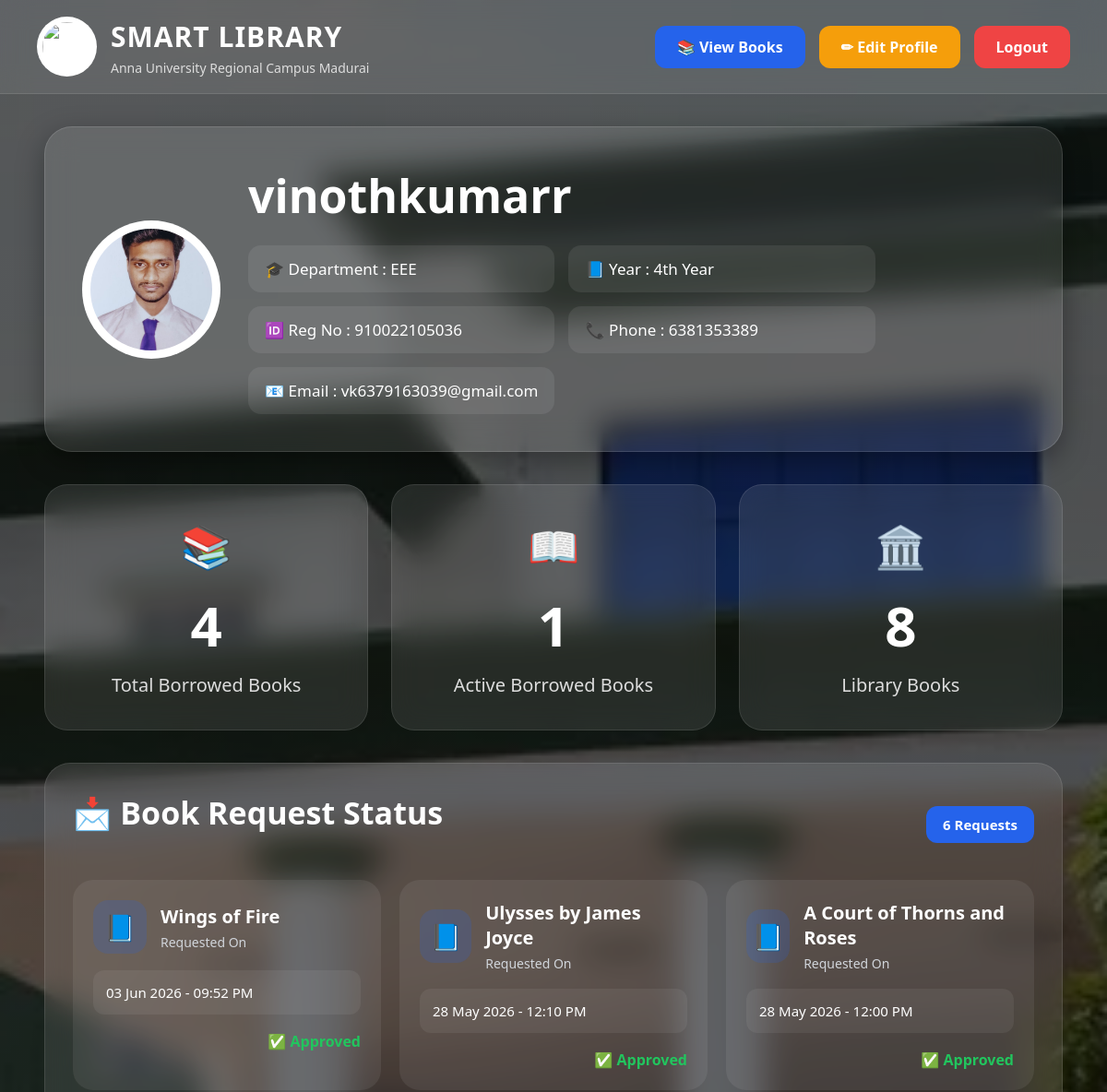
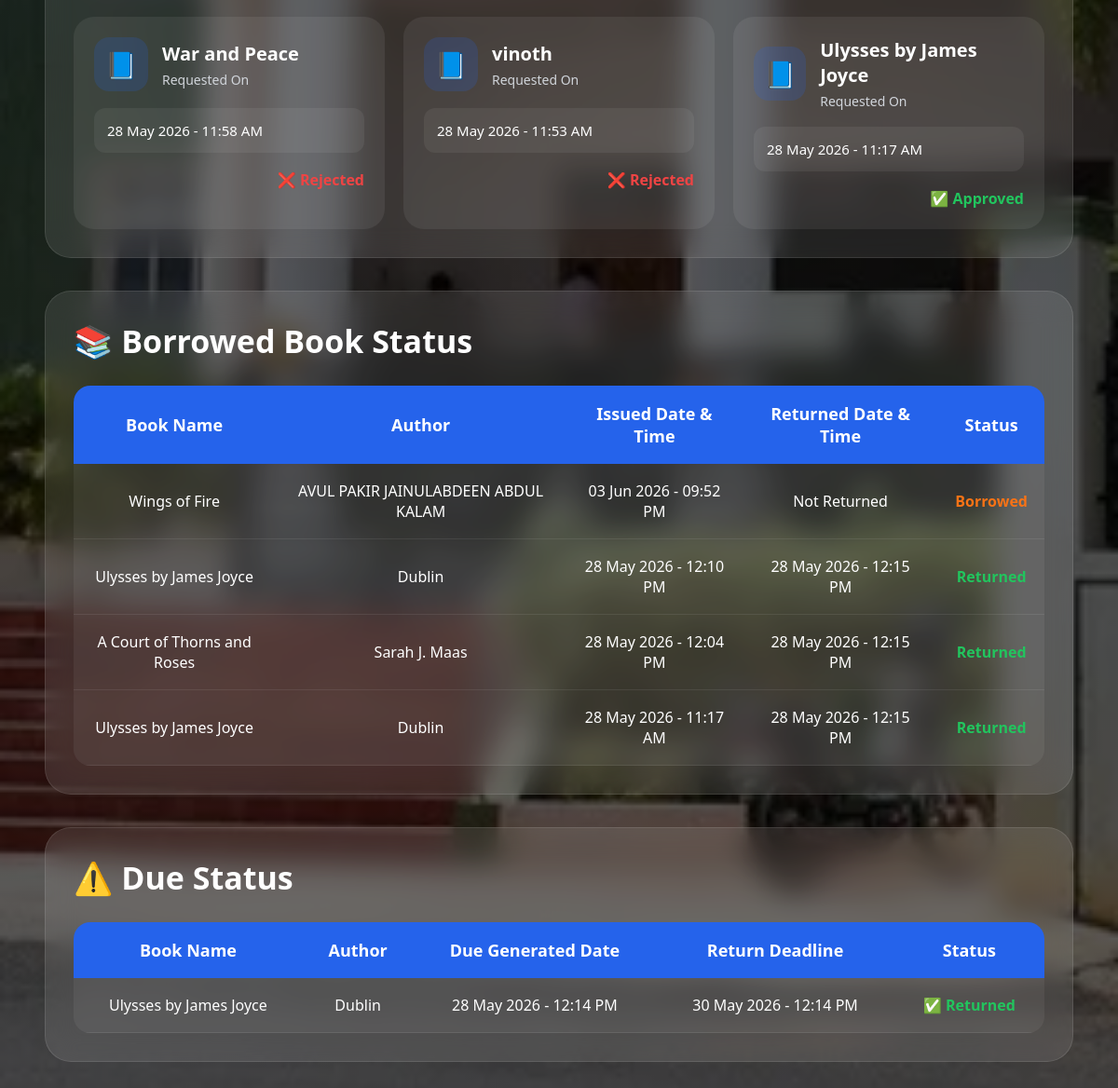
The page /student-profile/ (signed in) on the database its author committed (2 pictures, top to bottom).
### books/models.py (models this page shows, shortened)
class StudentProfile(models.Model):
    user = models.OneToOneField(
        User,
        on_delete=models.CASCADE
    )
    year = models.CharField(
        max_length=20
    )
    department = models.CharField(
        max_length=100
    )
    reg_no = models.CharField(
        max_length=50
    )
    phone = models.CharField(
        max_length=15
    )
    pin = models.CharField(
        max_length=10
    )
    email = models.EmailField(
        null=True,
        blank=True
    )
    student_image = models.ImageField(
        upload_to='student_images/',
        null=True,
        blank=True
    )

class BookRequest(models.Model):
    STATUS_CHOICES = [
        ('Pending', 'Pending'),
        ('Approved', 'Approved'),
        ('Rejected', 'Rejected')
    ]
    student = models.ForeignKey(
        User,
        on_delete=models.CASCADE
    )
    book = models.ForeignKey(
        Book,
        on_delete=models.CASCADE
    )
    status = models.CharField(
        max_length=20,
        choices=STATUS_CHOICES,
        default='Pending'
    )
    requested_at = models.DateTimeField(
        auto_now_add=True
    )

class Book(models.Model):
    title = models.CharField(
        max_length=200
    )
    author = models.CharField(
        max_length=200
    )
    section = models.CharField(
        max_length=100
    )
    row = models.CharField(
        max_length=50
    )
    column = models.CharField(
        max_length=50
    )
    quantity = models.IntegerField(
        default=1
    )
    cover_image = models.ImageField(
        upload_to='book_covers/',
        null=True,
        blank=True
    )

class BookIssue(models.Model):
    student = models.ForeignKey(
        User,
        on_delete=models.CASCADE
    )
    book = models.ForeignKey(
        Book,
        on_delete=models.CASCADE
    )
    issued_at = models.DateTimeField(
        auto_now_add=True
    )
    returned = models.BooleanField(
        default=False
    )
    returned_at = models.DateTimeField(
        null=True,
        blank=True
    )
    due_generated = models.BooleanField(
        default=False
    )
    due_generated_at = models.DateTimeField(
        null=True,
        blank=True
    )
    due_return_date = models.DateTimeField(
        null=True,
        blank=True
    )
    due_cleared = models.BooleanField(
        default=False
    )

### books/views.py (the view)
def student_profile(request):
    if not request.user.is_authenticated:
        return redirect('login')
    profile = StudentProfile.objects.get(
        user=request.user
    )
    requests = BookRequest.objects.filter(
        student=request.user
    ).order_by('-id')
    issued_books = BookIssue.objects.filter(
        student=request.user
    ).order_by('-id')
    due_books = BookIssue.objects.filter(
        student=request.user,
        due_generated=True
    ).order_by('-id')
    active_borrowed = BookIssue.objects.filter(
        student=request.user,
        returned=False
    ).count()
    total_books = Book.objects.count()
    return render(request, 'student_profile.html', {
        'profile': profile,
        'requests': requests,
        'issued_books': issued_books,
        'due_books': due_books,
        'active_borrowed': active_borrowed,
        'total_books': total_books
    })

### templates/student_profile.html (shortened to what this page needs)
{% load static %}
<!DOCTYPE html>
<html lang="en">
<head>
</head>
<body>
    <div class="navbar">
        <div class="logo-box">
            <img
                src="/static/images/logo.png"
                class="logo"
            >
            <div class="logo-text">
                <h1>SMART LIBRARY</h1>
                <p>Anna University Regional Campus Madurai</p>
            </div>
        </div>
        <div class="nav-right">
            <a href="/view-books/" class="view-btn">
                📚 View Books
            </a>
            <a href="/edit-profile/" class="edit-btn">
                ✏ Edit Profile
            </a>
            <a href="/logout/" class="logout-btn">
                Logout
            </a>
        </div>
    </div>
    <div class="container">
        <div class="profile-header">
            <div class="profile-left">
                {% if profile.student_image %}
                    <img
                        src="{{ profile.student_image.url }}"
                        class="profile-image"
                    >
                {% else %}
                    <img
                        src="/static/images/logo.png"
                        class="profile-image"
                    >
                {% endif %}
                <div class="profile-details">
                    <h1>
                        {{ profile.user.username }}
                    </h1>
                    <div class="detail-grid">
                        <div class="detail-box">
                            🎓 Department :
                            {{ profile.department }}
                        </div>
                        <div class="detail-box">
                            📘 Year :
                            {{ profile.year }}
                        </div>
                        <div class="detail-box">
                            🆔 Reg No :
                            {{ profile.reg_no }}
                        </div>
                        <div class="detail-box">
                            📞 Phone :
                            {{ profile.phone }}
                        </div>
                        <div class="detail-box">
                            📧 Email :
                            {{ profile.user.email }}
                        </div>
                    </div>
                </div>
            </div>
        </div>
        <div class="stats-grid">
            <div class="stat-card">
                <div class="stat-icon">
                    📚
                </div>
                <h1>
                    {{ issued_books.count }}
                </h1>
                <p>
                    Total Borrowed Books
                </p>
            </div>
            <div class="stat-card">
                <div class="stat-icon">
                    📖
                </div>
                <h1>
                    {{ active_borrowed }}
                </h1>
                <p>
                    Active Borrowed Books
                </p>
            </div>
            <div class="stat-card">
                <div class="stat-icon">
                    🏛️
                </div>
                <h1>
                    {{ total_books }}
                </h1>
                <p>
                    Library Books
                </p>
            </div>
        </div>
        <div class="card">
            <div class="request-header">
                <h2 class="card-title">
                    📩 Book Request Status
                </h2>
                <div class="request-count">
                    {{ requests.count }} Requests
                </div>
            </div>
            {% if requests %}
            <div class="request-grid">
                {% for req in requests %}
                <div class="request-box">
                    <div class="book-top">
                        <div class="book-icon">
                            📘
                        </div>
                        <div>
                            <h3>
                                {{ req.book.title }}
                            </h3>
                            <p>
                                Requested On
                            </p>
                        </div>
                    </div>
                    <div class="request-time">
                        {{ req.requested_at|date:"d M Y - h:i A" }}
                    </div>
                    <div class="status-area">
                        {% if req.status == "Pending" %}
                            <span class="pending">
                                ⏳ Pending
                            </span>
                        {% elif req.status == "Approved" %}
                            <span class="approved">
                                ✅ Approved
                            </span>
                        {% else %}
                            <span class="rejected">
                                ❌ Rejected
                            </span>
                        {% endif %}
                    </div>
                </div>
                {% endfor %}
            </div>
            {% else %}
            <div class="empty">
                No Requests Found
            </div>
            {% endif %}
        </div>
        <div class="card">
            <h2 class="card-title">
                📚 Borrowed Book Status
            </h2>
            {% if issued_books %}
            <div class="table-box">
                <table>
                    <tr>
                        <th>Book Name</th>
                        <th>Author</th>
                        <th>Issued Date & Time</th>
                        <th>Returned Date & Time</th>
                        <th>Status</th>
                    </tr>
                    {% for issue in issued_books %}
                    <tr>
                        <td>
                            {{ issue.book.title }}
                        </td>
                        <td>
                            {{ issue.book.author }}
                        </td>
                        <td>
                            {{ issue.issued_at|date:"d M Y - h:i A" }}
                        </td>
                        <td>
                            {% if issue.returned_at %}
                                {{ issue.returned_at|date:"d M Y - h:i A" }}
                            {% else %}
                                Not Returned
                            {% endif %}
                        </td>
                        <td>
                            {% if issue.returned %}
                                <span class="returned">
                                    Returned
                                </span>
                            {% else %}
                                <span class="not-returned">
                                    Borrowed
                                </span>
                            {% endif %}
                        </td>
                    </tr>
                    {% endfor %}
                </table>
            </div>
            {% else %}
            <div class="empty">
                No Borrowed Books
            </div>
            {% endif %}
        </div>
        <div class="card">
            <h2 class="card-title">
                ⚠️ Due Status
            </h2>
            {% if due_books %}
            <div class="table-box">
                <table>
                    <tr>
                        <th>Book Name</th>
                        <th>Author</th>
                        <th>Due Generated Date</th>
                        <th>Return Deadline</th>
                        <th>Status</th>
                    </tr>
                    {% for issue in due_books %}
                    <tr>
                        <td>
                            {{ issue.book.title }}
                        </td>
                        <td>
                            {{ issue.book.author }}
                        </td>
                        <td>
                            {{ issue.due_generated_at|date:"d M Y - h:i A" }}
                        </td>
                        <td>
                            {{ issue.due_return_date|date:"d M Y - h:i A" }}
                        </td>
                        <td>
                            {% if issue.returned %}
                                <span class="returned">
                                    ✅ Returned
                                </span>
                            {% else %}
                                <span class="rejected">
                                    ⚠️ Return Within 2 Days Otherwise Fine Will Generate
                                </span>
                            {% endif %}
                        </td>
                    </tr>
                    {% endfor %}
                </table>
            </div>
            {% else %}
            <div class="empty">
                No Due Generated
            </div>
            {% endif %}
        </div>
    </div>
</body>
</html>

### templates/student_profile.html (style rules this page uses)
* { margin:0; padding:0; box-sizing:border-box; font-family:'Segoe UI',sans-serif; }
body { min-height:100vh; background: linear-gradient( rgba(0,0,0,0.65), rgba(0,0,0,0.65) ), url('/static/images/bg.webp'); background-size:cover; background-position:center; background-attachment:fixed; color:white; }
.navbar { width:100%; display:flex; justify-content:space-between; align-items:center; padding:18px 40px; background:rgba(255,255,255,0.08); backdrop-filter:blur(14px); border-bottom:1px solid rgba(255,255,255,0.1); position:sticky; top:0; z-index:100; }
.logo-box { display:flex; align-items:center; }
.logo { width:65px; height:65px; border-radius:50%; background:white; padding:6px; margin-right:15px; }
.logo-text h1 { font-size:30px; font-weight:700; letter-spacing:1px; }
.logo-text p { color:#ddd; font-size:14px; margin-top:4px; }
.nav-right { display:flex; gap:15px; }
.view-btn, .edit-btn, .logout-btn { text-decoration:none; padding:12px 24px; border-radius:12px; font-weight:600; transition:0.3s; color:white; }
.view-btn { background:#2563eb; }
.edit-btn { background:#f59e0b; }
.logout-btn { background:#ef4444; }
.container { width:92%; margin:auto; padding-top:35px; padding-bottom:40px; }
.profile-header { background:rgba(255,255,255,0.10); backdrop-filter:blur(16px); border-radius:30px; padding:40px; display:flex; justify-content:space-between; align-items:center; border:1px solid rgba(255,255,255,0.12); box-shadow:0 10px 30px rgba(0,0,0,0.35); }
.profile-left { display:flex; align-items:center; }
.profile-image { width:150px; height:150px; border-radius:50%; object-fit:cover; background:white; padding:5px; margin-right:30px; border:4px solid rgba(255,255,255,0.2); }
.profile-details h1 { font-size:50px; margin-bottom:20px; }
.detail-grid { display:grid; grid-template-columns:1fr 1fr; gap:15px; }
.detail-box { background:rgba(255,255,255,0.08); padding:14px 18px; border-radius:14px; font-size:17px; }
.stats-grid { margin-top:35px; display:grid; grid-template-columns:repeat(3,1fr); gap:25px; }
.stat-card { background:rgba(255,255,255,0.10); backdrop-filter:blur(16px); border-radius:25px; padding:35px; text-align:center; border:1px solid rgba(255,255,255,0.10); transition:0.3s; }
.stat-icon { font-size:45px; margin-bottom:15px; }
.stat-card h1 { font-size:60px; margin-bottom:10px; }
.stat-card p { font-size:20px; color:#ddd; }
.card { margin-top:35px; background:rgba(255,255,255,0.10); backdrop-filter:blur(16px); border-radius:28px; padding:30px; border:1px solid rgba(255,255,255,0.10); }
.card-title { font-size:34px; margin-bottom:25px; }
.request-header { display:flex; justify-content:space-between; align-items:center; margin-bottom:25px; }
.request-count { background:#2563eb; padding:10px 18px; border-radius:12px; font-weight:600; font-size:15px; }
.request-grid { display:grid; grid-template-columns:repeat(auto-fit,minmax(280px,1fr)); gap:20px; }
.request-box { background:rgba(255,255,255,0.07); border-radius:22px; padding:22px; }
.book-top { display:flex; align-items:center; margin-bottom:18px; }
.book-icon { width:58px; height:58px; border-radius:16px; background:rgba(37,99,235,0.18); display:flex; justify-content:center; align-items:center; font-size:28px; margin-right:15px; }
.book-top h3 { font-size:20px; margin-bottom:5px; }
.book-top p { color:#d1d5db; font-size:14px; }
.request-time { background:rgba(255,255,255,0.06); padding:14px; border-radius:12px; font-size:15px; margin-bottom:18px; }
.status-area { text-align:right; }
.table-box { overflow-x:auto; }
table { width:100%; border-collapse:collapse; overflow:hidden; border-radius:18px; }
table th { background:#2563eb; padding:18px; font-size:18px; }
table td { background:rgba(255,255,255,0.06); padding:18px; text-align:center; border-bottom:1px solid rgba(255,255,255,0.08); font-size:16px; }
.approved { color:#22c55e; font-weight:700; }
.rejected { color:#ef4444; font-weight:700; }
.returned { color:#22c55e; font-weight:700; }
.not-returned { color:#f97316; font-weight:700; }

### rows shown on the page
StudentProfile: student_image (picture), user.username "vinothkumarr", department "EEE", year "4th Year", reg_no "910022105036", phone "6381353389", user.email "vk6379163039@gmail.com"
BookRequest: book "Wings of Fire", requested_at "03 Jun 2026 - 09:52 PM", status "✅ Approved"
BookRequest: book "Ulysses by James Joyce", requested_at "28 May 2026 - 12:10 PM", status "✅ Approved"
BookRequest: book "A Court of Thorns and Roses", requested_at "28 May 2026 - 12:00 PM", status "✅ Approved"
BookRequest: book "War and Peace", requested_at "28 May 2026 - 11:58 AM", status "❌ Rejected"
BookRequest: book "vinoth", requested_at "28 May 2026 - 11:53 AM", status "❌ Rejected"
BookRequest: book "Ulysses by James Joyce", requested_at "28 May 2026 - 11:17 AM", status "✅ Approved"
BookIssue: book "Wings of Fire", book.author "AVUL PAKIR JAINULABDEEN ABDUL KALAM", issued_at "03 Jun 2026 - 09:52 PM", shows "Not Returned", returned "Borrowed"
BookIssue: book "Ulysses by James Joyce", book.author "Dublin", issued_at "28 May 2026 - 12:10 PM", returned_at "28 May 2026 - 12:15 PM", returned "Returned", due_generated_at "28 May 2026 - 12:14 PM", due_return_date "30 May 2026 - 12:14 PM"
BookIssue: book "A Court of Thorns and Roses", book.author "Sarah J. Maas", issued_at "28 May 2026 - 12:04 PM", returned_at "28 May 2026 - 12:15 PM", returned "Returned"
BookIssue: book "Ulysses by James Joyce", book.author "Dublin", issued_at "28 May 2026 - 11:17 AM", returned_at "28 May 2026 - 12:15 PM", returned "Returned"

### other values the page prints
{{ issued_books.count }} "4"
{{ active_borrowed }} "1"
{{ total_books }} "8"
{{ requests.count }} "6"
